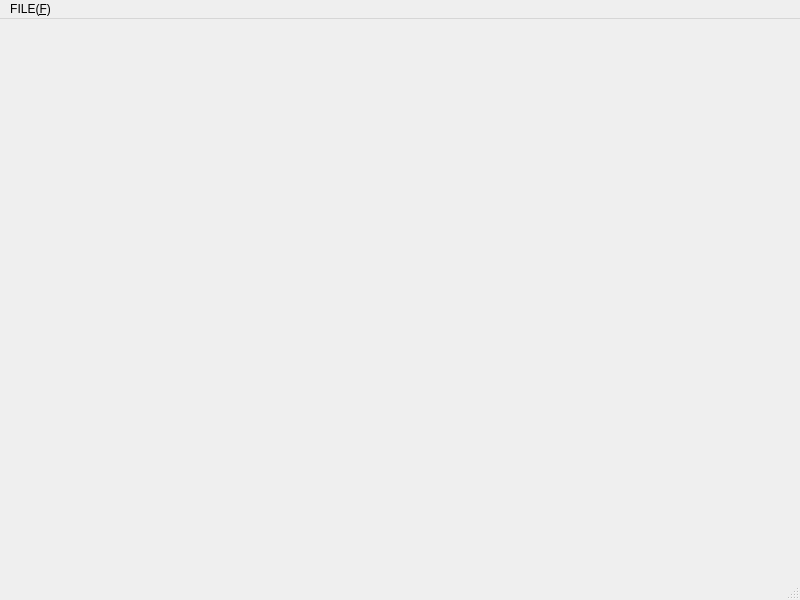
<?xml version="1.0" encoding="UTF-8"?>
<ui version="4.0">
 <class>MainWindow</class>
 <widget class="QMainWindow" name="MainWindow">
  <property name="geometry">
   <rect>
    <x>0</x>
    <y>0</y>
    <width>800</width>
    <height>600</height>
   </rect>
  </property>
  <property name="windowTitle">
   <string>UI LAYOUT</string>
  </property>
  <widget class="QWidget" name="centralwidget"/>
  <widget class="QMenuBar" name="menubar">
   <property name="geometry">
    <rect>
     <x>0</x>
     <y>0</y>
     <width>800</width>
     <height>23</height>
    </rect>
   </property>
   <widget class="QMenu" name="menufile">
    <property name="title">
     <string>FILE(&amp;F)</string>
    </property>
    <addaction name="actionEXIT"/>
   </widget>
   <addaction name="menufile"/>
  </widget>
  <widget class="QStatusBar" name="statusbar"/>
  <action name="actionEXIT">
   <property name="text">
    <string>EXIT(&amp;E)</string>
   </property>
  </action>
 </widget>
 <resources/>
 <connections/>
</ui>
